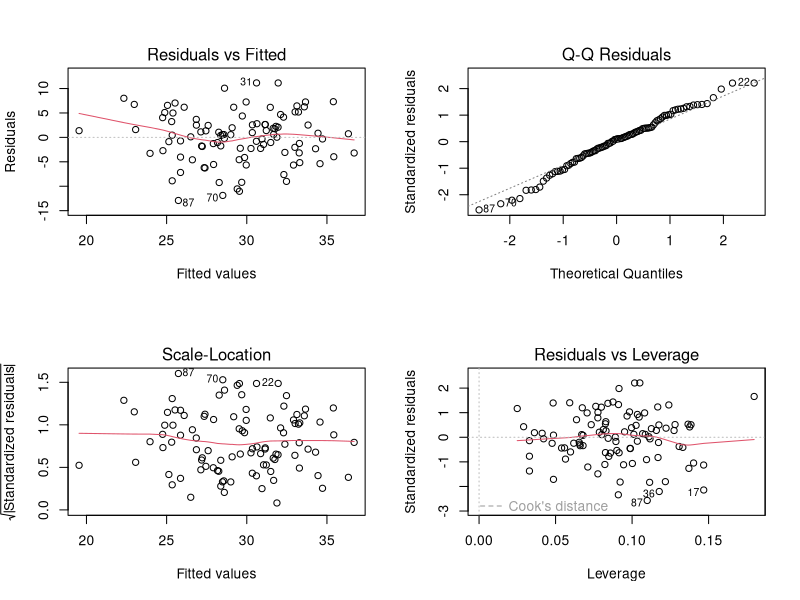

Write the R code that produced this figure.
## ---- chunk 1
knitr::opts_chunk$set(echo = TRUE)
library(ggplot2)
library(magrittr)
library(dplyr)
library(caret)
## ---- chunk 2
datos=read.csv("gendata.csv",sep=";")
datos_modelo=datos
datos_modelo$id=NULL
head(datos_modelo)
## ---- chunk 3
datos=read.csv("gendata.csv",sep=";")
datos_modelo=datos
datos_modelo$id=NULL
## ---- chunk 4
modelo=lm(data=datos_modelo,formula = conc~.)
summary(modelo)
par(mfrow=c(2,2))
plot(modelo)
## ---- chunk 5
# lab=c("snp1","snp2","snp3","snp4","snp5","snp6","snp7","snp8")
# datos_modelo_factor=datos_modelo
# datos_modelo_factor[lab] <- lapply(datos_modelo_factor[lab], factor)
# summary(datos_modelo_factor)
## ---- chunk 6
# modelo3=lm(data=datos_modelo_factor, conc~.)
# summary(modelo3)
# par(mfrow=c(2,2))
# plot(modelo3)
